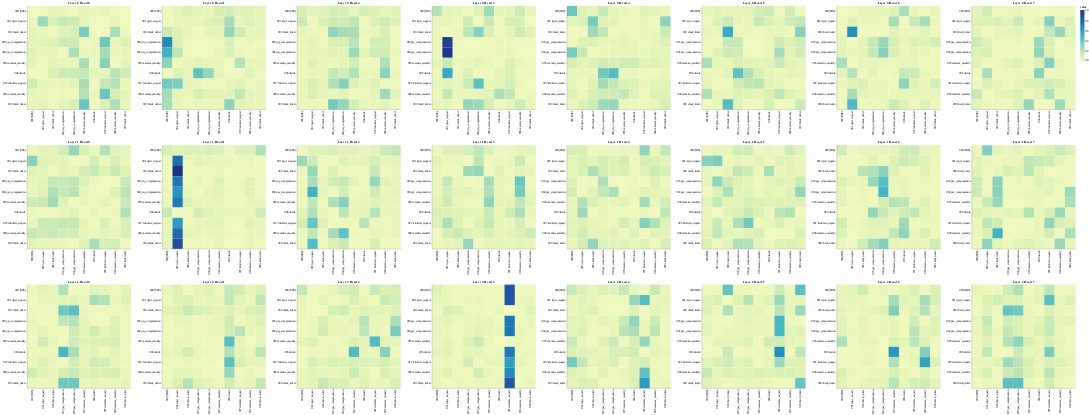

Here is the notebook cell this chart was saved with:
### Code cell
# Display attention maps for encoder self-attention
get_all_attention_maps("encoder", layers, heads, encoder_input_tokens, encoder_input_tokens, min(20, sentence_len))
